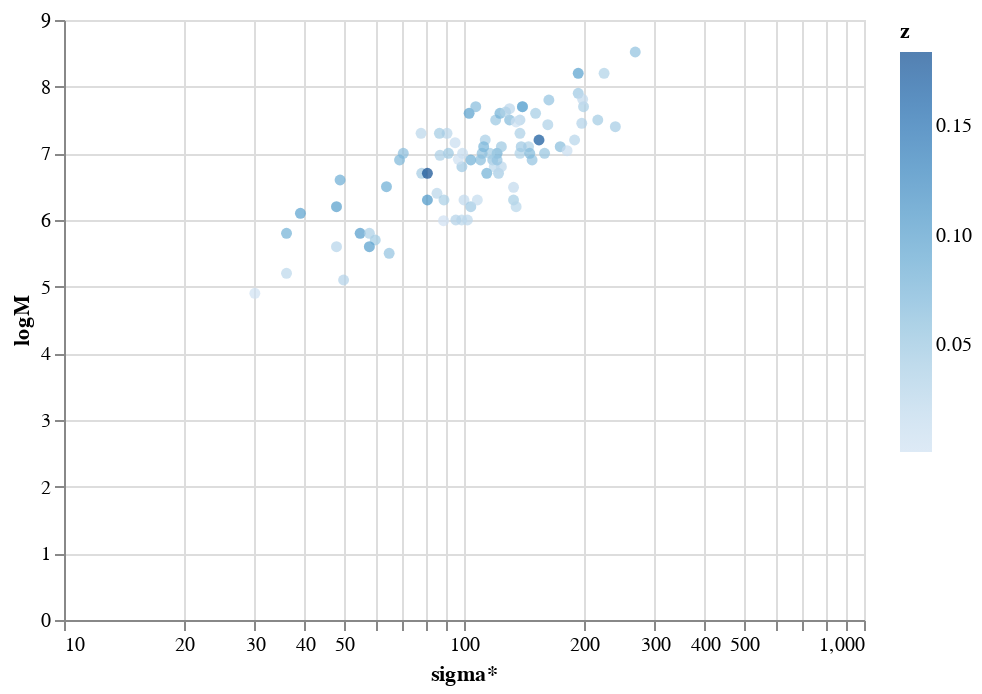

Notebook code cell kept with this figure:
### Markdown cell above
And now, we will add some color according to the values of another feature.

### Code cell
alt.Chart(df).mark_point(filled=True).encode(
    alt.X('sigma*', scale=alt.Scale(type='log', base=10)),
    alt.Y('logM'),
    color = 'z'
)

### Figure 1 — Vega-Lite specification as saved in the notebook (floating-point values rounded to 4 significant figures)
{"config": {"view": {"continuousWidth": 400, "continuousHeight": 300}}, "data": {"name": "data-54b58a4aa74e295879badff738f3e9c4"}, "mark": {"type": "point", "filled": true}, "encoding": {"color": {"type": "quantitative", "field": "z"}, "x": {"type": "quantitative", "field": "sigma*", "scale": {"base": 10, "type": "log"}}, "y": {"type": "quantitative", "field": "logM"}}, "$schema": "https://vega.github.io/schema/vega-lite/v4.8.1.json", "datasets": {"data-54b58a4aa74e295879badff738f3e9c4": [{"Name": "SDSS J000805.62+145023.4", "z": 0.0454, "sigma*": 140.0, "e_sigma*": 27.0, "n_sigma*": null, "FWHM": 7610.0, "e_FWHM": 380.0, "logL": 41.13, "e_logL": 0.04, "logM": 7.7, "E_logM": null, "e_logM": 0.1}, {"Name": "SDSS J004236.86-104921.8", "z": 0.0419, "sigma*": 78.4, "e_sigma*": 10.0, "n_sigma*": null, "FWHM": 1960.0, "e_FWHM": 97.0, "logL": 41.58, "e_logL": 0.14, "logM": 6.7, "E_logM": null, "e_logM": 0.1}, {"Name": "SDSS J011703.58+000027.3", "z": 0.0456, "sigma*": 98.8, "e_sigma*": 16.0, "n_sigma*": null, "FWHM": 2270.0, "e_FWHM": 110.0, "logL": 41.45, "e_logL": 0.08, "logM": 6.8, "E_logM": null, "e_logM": 0.1}, {"Name": "SDSS J020459.25-080816.0", "z": 0.0772, "sigma*": 121.0, "e_sigma*": 9.4, "n_sigma*": "a", "FWHM": 3720.0, "e_FWHM": 180.0, "logL": 41.13, "e_logL": 0.05, "logM": 7.0, "E_logM": null, "e_logM": 0.1}, {"Name": "SDSS J020615.99-001729.1", "z": 0.0426, "sigma*": 216.0, "e_sigma*": 30.0, "n_sigma*": null, "FWHM": 3860.0, "e_FWHM": 190.0, "logL": 41.91, "e_logL": 0.07, "logM": 7.5, "E_logM": null, "e_logM": 0.1}, {"Name": "SDSS J021011.49-090335.5", "z": 0.0414, "sigma*": 122.0, "e_sigma*": 12.0, "n_sigma*": "a", "FWHM": 2450.0, "e_FWHM": 120.0, "logL": 41.24, "e_logL": 0.07, "logM": 6.7, "E_logM": null, "e_logM": 0.1}, {"Name": "SDSS J021257.59+140610.1", "z": 0.0618, "sigma*": 174.0, "e_sigma*": 12.0, "n_sigma*": "a", "FWHM": 3080.0, "e_FWHM": 150.0, "logL": 41.58, "e_logL": 0.06, "logM": 7.1, "E_logM": null, "e_logM": 0.1}, {"Name": "SDSS J033013.26-053236.0", "z": 0.0131, "sigma*": 99.2, "e_sigma*": 11.0, "n_sigma*": null, "FWHM": 5160.0, "e_FWHM": 250.0, "logL": 40.45, "e_logL": 0.06, "logM": 7.0, "E_logM": null, "e_logM": 0.1}, {"Name": "SDSS J075057.25+353037.5", "z": 0.176, "sigma*": 154.0, "e_sigma*": 14.0, "n_sigma*": "a", "FWHM": 2970.0, "e_FWHM": 200.0, "logL": 41.63, "e_logL": 0.03, "logM": 7.2, "E_logM": null, "e_logM": 0.1}, {"Name": "SDSS J080243.39+310403.3", "z": 0.0409, "sigma*": 151.0, "e_sigma*": 17.0, "n_sigma*": null, "FWHM": 5360.0, "e_FWHM": 260.0, "logL": 41.67, "e_logL": 0.07, "logM": 7.6, "E_logM": null, "e_logM": 0.1}, {"Name": "SDSS J080538.66+261005.4", "z": 0.017, "sigma*": 100.0, "e_sigma*": 14.0, "n_sigma*": null, "FWHM": 3110.0, "e_FWHM": 150.0, "logL": 40.14, "e_logL": 0.04, "logM": 6.3, "E_logM": null, "e_logM": 0.2}, {"Name": "SDSS J082510.23+375919.7", "z": 0.0214, "sigma*": 98.7, "e_sigma*": 12.0, "n_sigma*": null, "FWHM": 1830.0, "e_FWHM": 91.0, "logL": 40.42, "e_logL": 0.04, "logM": 6.0, "E_logM": null, "e_logM": 0.1}, {"Name": "SDSS J083202.16+461425.7", "z": 0.0459, "sigma*": 104.0, "e_sigma*": 13.0, "n_sigma*": null, "FWHM": 1450.0, "e_FWHM": 72.0, "logL": 41.17, "e_logL": 0.08, "logM": 6.2, "E_logM": null, "e_logM": 0.1}, {"Name": "SDSS J083949.64+484701.4", "z": 0.0394, "sigma*": 133.0, "e_sigma*": 12.0, "n_sigma*": null, "FWHM": 1480.0, "e_FWHM": 73.0, "logL": 41.31, "e_logL": 0.08, "logM": 6.3, "E_logM": null, "e_logM": 0.2}, {"Name": "SDSS J085554.27+005110.9", "z": 0.0524, "sigma*": 118.0, "e_sigma*": 11.0, "n_sigma*": "a", "FWHM": 2910.0, "e_FWHM": 140.0, "logL": 41.27, "e_logL": 0.06, "logM": 6.9, "E_logM": null, "e_logM": 0.1}, {"Name": "SDSS J092438.88+560746.9", "z": 0.025, "sigma*": 135.0, "e_sigma*": 10.0, "n_sigma*": null, "FWHM": 1900.0, "e_FWHM": 94.0, "logL": 40.72, "e_logL": 0.07, "logM": 6.2, "E_logM": null, "e_logM": 0.4}, {"Name": "SDSS J093259.60+040506.0", "z": 0.059, "sigma*": 70.5, "e_sigma*": 6.7, "n_sigma*": "a", "FWHM": 3550.0, "e_FWHM": 170.0, "logL": 41.14, "e_logL": 0.05, "logM": 7.0, "E_logM": null, "e_logM": 0.1}, {"Name": "SDSS J093812.26+074340.0", "z": 0.0219, "sigma*": 119.0, "e_sigma*": 8.0, "n_sigma*": null, "FWHM": 3640.0, "e_FWHM": 180.0, "logL": 40.8, "e_logL": 0.05, "logM": 6.8, "E_logM": null, "e_logM": 0.1}, {"Name": "SDSS J094838.42+403043.7", "z": 0.047, "sigma*": 91.4, "e_sigma*": 16.0, "n_sigma*": null, "FWHM": 3020.0, "e_FWHM": 150.0, "logL": 41.46, "e_logL": 0.07, "logM": 7.0, "E_logM": null, "e_logM": 0.1}, {"Name": "SDSS J101912.57+635802.7", "z": 0.0414, "sigma*": 239.0, "e_sigma*": 13.0, "n_sigma*": null, "FWHM": 3630.0, "e_FWHM": 180.0, "logL": 41.74, "e_logL": 0.08, "logM": 7.4, "E_logM": null, "e_logM": 0.1}, {"Name": "SDSS J102044.43+013048.4", "z": 0.0962, "sigma*": 103.0, "e_sigma*": 8.8, "n_sigma*": "a", "FWHM": 5200.0, "e_FWHM": 250.0, "logL": 41.51, "e_logL": 0.04, "logM": 7.6, "E_logM": null, "e_logM": 0.1}, {"Name": "SDSS J110640.20+051905.6", "z": 0.0913, "sigma*": 140.0, "e_sigma*": 15.0, "n_sigma*": "a", "FWHM": 5830.0, "e_FWHM": 290.0, "logL": 41.65, "e_logL": 0.04, "logM": 7.7, "E_logM": null, "e_logM": 0.1}, {"Name": "SDSS J112536.16+542257.1", "z": 0.0206, "sigma*": 124.0, "e_sigma*": 12.0, "n_sigma*": null, "FWHM": 2950.0, "e_FWHM": 140.0, "logL": 41.17, "e_logL": 0.08, "logM": 6.8, "E_logM": null, "e_logM": 0.1}, {"Name": "SDSS J112841.00+575006.5", "z": 0.0513, "sigma*": 159.0, "e_sigma*": 18.0, "n_sigma*": "a", "FWHM": 2660.0, "e_FWHM": 130.0, "logL": 41.66, "e_logL": 0.09, "logM": 7.0, "E_logM": null, "e_logM": 0.1}, {"Name": "SDSS J120257.81+045045.0", "z": 0.0207, "sigma*": 102.0, "e_sigma*": 20.0, "n_sigma*": null, "FWHM": 2250.0, "e_FWHM": 110.0, "logL": 40.1, "e_logL": 0.06, "logM": 6.0, "E_logM": null, "e_logM": 0.1}, {"Name": "SDSS J120556.01+495956.1", "z": 0.0631, "sigma*": 107.0, "e_sigma*": 11.0, "n_sigma*": "a", "FWHM": 5610.0, "e_FWHM": 450.0, "logL": 41.57, "e_logL": 0.04, "logM": 7.7, "E_logM": null, "e_logM": 0.1}, {"Name": "SDSS J121607.09+504930.0", "z": 0.0308, "sigma*": 138.0, "e_sigma*": 13.0, "n_sigma*": null, "FWHM": 5580.0, "e_FWHM": 270.0, "logL": 41.3, "e_logL": 0.06, "logM": 7.5, "E_logM": null, "e_logM": 0.3}, {"Name": "SDSS J121754.97+583935.6", "z": 0.0233, "sigma*": 85.6, "e_sigma*": 14.0, "n_sigma*": null, "FWHM": 1970.0, "e_FWHM": 98.0, "logL": 40.92, "e_logL": 0.08, "logM": 6.4, "E_logM": null, "e_logM": 0.1}, {"Name": "SDSS J122324.13+024044.4", "z": 0.0236, "sigma*": 78.1, "e_sigma*": 15.0, "n_sigma*": null, "FWHM": 3880.0, "e_FWHM": 910.0, "logL": 41.62, "e_logL": 0.08, "logM": 7.3, "E_logM": null, "e_logM": 0.2}, {"Name": "SDSS J123237.48+662452.3", "z": 0.0468, "sigma*": 124.0, "e_sigma*": 9.0, "n_sigma*": null, "FWHM": 2620.0, "e_FWHM": 130.0, "logL": 41.86, "e_logL": 0.19, "logM": 7.1, "E_logM": null, "e_logM": 0.2}, {"Name": "SDSS J130620.97+531823.1", "z": 0.0237, "sigma*": 90.7, "e_sigma*": 11.0, "n_sigma*": null, "FWHM": 7620.0, "e_FWHM": 380.0, "logL": 40.58, "e_logL": 0.04, "logM": 7.3, "E_logM": null, "e_logM": 0.1}, {"Name": "SDSS J131305.80+012755.9", "z": 0.0294, "sigma*": 95.4, "e_sigma*": 13.0, "n_sigma*": null, "FWHM": 1590.0, "e_FWHM": 79.0, "logL": 40.62, "e_logL": 0.07, "logM": 6.0, "E_logM": null, "e_logM": 0.1}, {"Name": "SDSS J132249.21+545528.2", "z": 0.0653, "sigma*": 130.0, "e_sigma*": 13.0, "n_sigma*": "a", "FWHM": 4050.0, "e_FWHM": 200.0, "logL": 41.81, "e_logL": 0.07, "logM": 7.5, "E_logM": null, "e_logM": 0.1}, {"Name": "SDSS J132340.31-012749.2", "z": 0.0767, "sigma*": 114.0, "e_sigma*": 16.0, "n_sigma*": "a", "FWHM": 1910.0, "e_FWHM": 95.0, "logL": 41.55, "e_logL": 0.09, "logM": 6.7, "E_logM": null, "e_logM": 0.1}, {"Name": "SDSS J134952.84+020445.1", "z": 0.0328, "sigma*": 138.0, "e_sigma*": 13.0, "n_sigma*": null, "FWHM": 2590.0, "e_FWHM": 120.0, "logL": 41.62, "e_logL": 0.07, "logM": 7.0, "E_logM": null, "e_logM": 0.1}, {"Name": "SDSS J140018.42+050242.2", "z": 0.0342, "sigma*": 145.0, "e_sigma*": 14.0, "n_sigma*": null, "FWHM": 3340.0, "e_FWHM": 160.0, "logL": 41.23, "e_logL": 0.05, "logM": 7.1, "E_logM": null, "e_logM": 0.5}, {"Name": "SDSS J140514.87-025901.2", "z": 0.0542, "sigma*": 148.0, "e_sigma*": 15.0, "n_sigma*": "a", "FWHM": 2990.0, "e_FWHM": 140.0, "logL": 41.29, "e_logL": 0.06, "logM": 6.9, "E_logM": null, "e_logM": 0.3}, {"Name": "SDSS J141630.81+013708.0", "z": 0.0538, "sigma*": 121.0, "e_sigma*": 12.0, "n_sigma*": "a", "FWHM": 3180.0, "e_FWHM": 150.0, "logL": 41.1, "e_logL": 0.04, "logM": 6.9, "E_logM": null, "e_logM": 0.1}, {"Name": "SDSS J143452.45+483942.7", "z": 0.0365, "sigma*": 138.0, "e_sigma*": 15.0, "n_sigma*": null, "FWHM": 3210.0, "e_FWHM": 160.0, "logL": 41.84, "e_logL": 0.1, "logM": 7.3, "E_logM": null, "e_logM": 0.1}, {"Name": "SDSS J144629.97+500130.5", "z": 0.0427, "sigma*": 86.8, "e_sigma*": 19.0, "n_sigma*": null, "FWHM": 6450.0, "e_FWHM": 320.0, "logL": 40.73, "e_logL": 0.03, "logM": 7.3, "E_logM": null, "e_logM": 0.2}, {"Name": "SDSS J145706.80+494008.4", "z": 0.0134, "sigma*": 108.0, "e_sigma*": 11.0, "n_sigma*": null, "FWHM": 2270.0, "e_FWHM": 110.0, "logL": 40.46, "e_logL": 0.1, "logM": 6.3, "E_logM": null, "e_logM": 0.1}, {"Name": "SDSS J145901.35+611353.5", "z": 0.0388, "sigma*": 113.0, "e_sigma*": 13.0, "n_sigma*": null, "FWHM": 4140.0, "e_FWHM": 200.0, "logL": 41.18, "e_logL": 0.06, "logM": 7.2, "E_logM": null, "e_logM": 0.1}, {"Name": "SDSS J150556.55+034226.3", "z": 0.0359, "sigma*": 199.0, "e_sigma*": 18.0, "n_sigma*": "a", "FWHM": 4370.0, "e_FWHM": 210.0, "logL": 42.09, "e_logL": 0.1, "logM": 7.7, "E_logM": null, "e_logM": 0.1}, {"Name": "SDSS J150745.00+512710.2", "z": 0.0458, "sigma*": 139.0, "e_sigma*": 17.0, "n_sigma*": null, "FWHM": 3430.0, "e_FWHM": 170.0, "logL": 41.4, "e_logL": 0.04, "logM": 7.1, "E_logM": null, "e_logM": 0.1}, {"Name": "SDSS J150853.95-001148.9", "z": 0.0542, "sigma*": 163.0, "e_sigma*": 15.0, "n_sigma*": "a", "FWHM": 6190.0, "e_FWHM": 610.0, "logL": 41.51, "e_logL": 0.04, "logM": 7.8, "E_logM": null, "e_logM": 0.1}, {"Name": "SDSS J152515.18+601409.0", "z": 0.0783, "sigma*": 104.0, "e_sigma*": 11.0, "n_sigma*": "a", "FWHM": 2590.0, "e_FWHM": 120.0, "logL": 41.41, "e_logL": 0.09, "logM": 6.9, "E_logM": null, "e_logM": 0.1}, {"Name": "SDSS J155417.43+323837.8", "z": 0.0483, "sigma*": 120.0, "e_sigma*": 13.0, "n_sigma*": "a", "FWHM": 4200.0, "e_FWHM": 210.0, "logL": 41.86, "e_logL": 0.08, "logM": 7.5, "E_logM": null, "e_logM": 0.1}, {"Name": "SDSS J161156.31+521116.8", "z": 0.041, "sigma*": 116.0, "e_sigma*": 10.0, "n_sigma*": null, "FWHM": 3760.0, "e_FWHM": 180.0, "logL": 41.09, "e_logL": 0.04, "logM": 7.0, "E_logM": null, "e_logM": 0.3}, {"Name": "SDSS J161951.31+405847.2", "z": 0.0379, "sigma*": 89.1, "e_sigma*": 20.0, "n_sigma*": null, "FWHM": 1700.0, "e_FWHM": 85.0, "logL": 40.99, "e_logL": 0.07, "logM": 6.3, "E_logM": null, "e_logM": 0.1}, {"Name": "SDSS J170328.96+614109.9", "z": 0.0772, "sigma*": 123.0, "e_sigma*": 13.0, "n_sigma*": "a", "FWHM": 4300.0, "e_FWHM": 210.0, "logL": 41.92, "e_logL": 0.05, "logM": 7.6, "E_logM": null, "e_logM": 0.1}, {"Name": "SDSS J171550.49+593548.7", "z": 0.0657, "sigma*": 146.0, "e_sigma*": 13.0, "n_sigma*": "a", "FWHM": 3500.0, "e_FWHM": 170.0, "logL": 41.24, "e_logL": 0.05, "logM": 7.0, "E_logM": null, "e_logM": 0.1}, {"Name": "SDSS J212401.90-002158.7", "z": 0.0619, "sigma*": 110.0, "e_sigma*": 15.0, "n_sigma*": "a", "FWHM": 2620.0, "e_FWHM": 130.0, "logL": 41.41, "e_logL": 0.06, "logM": 6.9, "E_logM": null, "e_logM": 0.1}, {"Name": "SDSS J222435.29-001103.8", "z": 0.0581, "sigma*": 111.0, "e_sigma*": 19.0, "n_sigma*": "a", "FWHM": 2290.0, "e_FWHM": 1190.0, "logL": 41.83, "e_logL": 0.17, "logM": 7.0, "E_logM": null, "e_logM": 0.4}, {"Name": "SDSS J223000.37-094622.1", "z": 0.0727, "sigma*": 112.0, "e_sigma*": 13.0, "n_sigma*": "a", "FWHM": 3630.0, "e_FWHM": 180.0, "logL": 41.21, "e_logL": 0.04, "logM": 7.1, "E_logM": null, "e_logM": 0.1}, {"Name": "SDSS J232721.96+152437.3", "z": 0.0457, "sigma*": 193.0, "e_sigma*": 18.0, "n_sigma*": null, "FWHM": 7540.0, "e_FWHM": 750.0, "logL": 41.65, "e_logL": 0.06, "logM": 7.9, "E_logM": null, "e_logM": 0.1}, {"Name": "SDSS J235128.78+155259.0", "z": 0.0963, "sigma*": 193.0, "e_sigma*": 22.0, "n_sigma*": "a", "FWHM": 8240.0, "e_FWHM": 410.0, "logL": 41.87, "e_logL": 0.04, "logM": 8.2, "E_logM": null, "e_logM": 0.2}, {"Name": "SDSS J010712.03+140844.9", "z": 0.0768, "sigma*": 36.0, "e_sigma*": 6.0, "n_sigma*": "b", "FWHM": 880.0, "e_FWHM": 170.0, "logL": 42.57, "e_logL": 0.2, "logM": 5.8, "E_logM": null, "e_logM": 0.2}, {"Name": "SDSS J024912.86-081525.6", "z": 0.0294, "sigma*": 50.0, "e_sigma*": 4.0, "n_sigma*": "b", "FWHM": 840.0, "e_FWHM": 320.0, "logL": 41.93, "e_logL": 0.08, "logM": 5.1, "E_logM": null, "e_logM": 0.3}, {"Name": "SDSS J032515.59+003408.4", "z": 0.102, "sigma*": 55.0, "e_sigma*": 6.0, "n_sigma*": "b", "FWHM": 990.0, "e_FWHM": 49.0, "logL": 42.03, "e_logL": 0.12, "logM": 5.8, "E_logM": null, "e_logM": 0.1}, {"Name": "SDSS J080907.58+441641.4", "z": 0.0539, "sigma*": 65.0, "e_sigma*": 4.0, "n_sigma*": "b", "FWHM": 940.0, "e_FWHM": 180.0, "logL": 40.47, "e_logL": 0.04, "logM": 5.5, "E_logM": null, "e_logM": 0.8}, {"Name": "SDSS J082912.67+500652.3", "z": 0.0434, "sigma*": 60.0, "e_sigma*": 4.0, "n_sigma*": "b", "FWHM": 840.0, "e_FWHM": 41.0, "logL": 42.14, "e_logL": 0.06, "logM": 5.7, "E_logM": null, "e_logM": 0.1}, {"Name": "SDSS J101108.40+002908.7", "z": 0.1, "sigma*": 48.0, "e_sigma*": 7.0, "n_sigma*": "b", "FWHM": 1460.0, "e_FWHM": 72.0, "logL": 42.68, "e_logL": 0.19, "logM": 6.2, "E_logM": null, "e_logM": 0.3}, {"Name": "SDSS J101627.32-000714.5", "z": 0.0944, "sigma*": 39.0, "e_sigma*": 6.0, "n_sigma*": "b", "FWHM": 1520.0, "e_FWHM": 75.0, "logL": 42.57, "e_logL": 0.17, "logM": 6.1, "E_logM": null, "e_logM": 0.2}, {"Name": "SDSS J124035.81-002919.4", "z": 0.0809, "sigma*": 49.0, "e_sigma*": 7.0, "n_sigma*": "b", "FWHM": 1720.0, "e_FWHM": 85.0, "logL": 42.35, "e_logL": 0.11, "logM": 6.6, "E_logM": null, "e_logM": 0.6}, {"Name": "SDSS J125055.28-015556.6", "z": 0.0814, "sigma*": 64.0, "e_sigma*": 6.0, "n_sigma*": "b", "FWHM": 1980.0, "e_FWHM": 99.0, "logL": 42.75, "e_logL": 0.14, "logM": 6.5, "E_logM": null, "e_logM": 0.1}, {"Name": "SDSS J143450.62+033842.5", "z": 0.0282, "sigma*": 48.0, "e_sigma*": 7.0, "n_sigma*": "b", "FWHM": 1480.0, "e_FWHM": 73.0, "logL": 41.87, "e_logL": 0.16, "logM": 5.6, "E_logM": null, "e_logM": 0.1}, {"Name": "SDSS J170246.09+602818.9", "z": 0.0689, "sigma*": 69.0, "e_sigma*": 6.0, "n_sigma*": "b", "FWHM": 3270.0, "e_FWHM": 160.0, "logL": 42.67, "e_logL": 0.16, "logM": 6.9, "E_logM": null, "e_logM": 0.2}, {"Name": "SDSS J172759.15+542147.0", "z": 0.0995, "sigma*": 58.0, "e_sigma*": 7.0, "n_sigma*": "b", "FWHM": 810.0, "e_FWHM": 400.0, "logL": 42.19, "e_logL": 0.09, "logM": 5.6, "E_logM": null, "e_logM": 0.5}, {"Name": "SDSS J215658.30+110343.1", "z": 0.108, "sigma*": 81.0, "e_sigma*": 8.0, "n_sigma*": "b", "FWHM": 1430.0, "e_FWHM": 280.0, "logL": 41.22, "e_logL": 0.03, "logM": 6.3, "E_logM": null, "e_logM": 0.8}, {"Name": "SDSS J232159.06+000738.8", "z": 0.184, "sigma*": 81.0, "e_sigma*": 9.0, "n_sigma*": "b", "FWHM": 2520.0, "e_FWHM": 120.0, "logL": 42.96, "e_logL": 0.1, "logM": 6.7, "E_logM": null, "e_logM": 0.2}, {"Name": "SDSS J233837.10-002810.3", "z": 0.0356, "sigma*": 58.0, "e_sigma*": 4.0, "n_sigma*": "b", "FWHM": 1740.0, "e_FWHM": 86.0, "logL": 43.61, "e_logL": 0.13, "logM": 5.8, "E_logM": null, "e_logM": 0.1}, {"Name": "3C 120", "z": 0.033, "sigma*": 162.0, "e_sigma*": 24.0, "n_sigma*": "b", "FWHM": null, "e_FWHM": null, "logL": null, "e_logL": null, "logM": 7.43, "E_logM": 0.2, "e_logM": 0.25}, {"Name": "3C 390.3", "z": 0.0561, "sigma*": 268.0, "e_sigma*": 15.0, "n_sigma*": null, "FWHM": null, "e_FWHM": null, "logL": null, "e_logL": null, "logM": 8.52, "E_logM": 0.09, "e_logM": 0.12}, {"Name": "Akn 120", "z": 0.0323, "sigma*": 224.0, "e_sigma*": 15.0, "n_sigma*": null, "FWHM": null, "e_FWHM": null, "logL": null, "e_logL": null, "logM": 8.2, "E_logM": 0.05, "e_logM": 0.07}, {"Name": "Mrk 79", "z": 0.0222, "sigma*": 130.0, "e_sigma*": 10.0, "n_sigma*": null, "FWHM": null, "e_FWHM": null, "logL": null, "e_logL": null, "logM": 7.67, "E_logM": 0.11, "e_logM": 0.15}, {"Name": "Mrk 110", "z": 0.0353, "sigma*": 87.1, "e_sigma*": 12.0, "n_sigma*": null, "FWHM": null, "e_FWHM": null, "logL": null, "e_logL": null, "logM": 6.97, "E_logM": 0.11, "e_logM": 0.15}, {"Name": "Mrk 279", "z": 0.0305, "sigma*": 197.0, "e_sigma*": 12.0, "n_sigma*": null, "FWHM": null, "e_FWHM": null, "logL": null, "e_logL": null, "logM": 7.45, "E_logM": 0.12, "e_logM": 0.16}, {"Name": "Mrk 590", "z": 0.0264, "sigma*": 189.0, "e_sigma*": 5.7, "n_sigma*": null, "FWHM": null, "e_FWHM": null, "logL": null, "e_logL": null, "logM": 7.2, "E_logM": 0.11, "e_logM": 0.15}, {"Name": "Mrk 817", "z": 0.0315, "sigma*": 127.0, "e_sigma*": 12.0, "n_sigma*": null, "FWHM": null, "e_FWHM": null, "logL": null, "e_logL": null, "logM": 7.62, "E_logM": 0.08, "e_logM": 0.1}, {"Name": "NGC 3227", "z": 0.00386, "sigma*": 135.0, "e_sigma*": 3.8, "n_sigma*": null, "FWHM": null, "e_FWHM": null, "logL": null, "e_logL": null, "logM": 7.47, "E_logM": 0.24, "e_logM": 1.06}, {"Name": "NGC 3516", "z": 0.00884, "sigma*": 181.0, "e_sigma*": 4.9, "n_sigma*": "b", "FWHM": null, "e_FWHM": null, "logL": null, "e_logL": null, "logM": 7.04, "E_logM": 0.31, "e_logM": 0.39}, {"Name": "NGC 3783", "z": 0.00973, "sigma*": 95.0, "e_sigma*": 10.0, "n_sigma*": null, "FWHM": null, "e_FWHM": null, "logL": null, "e_logL": null, "logM": 7.16, "E_logM": 0.17, "e_logM": 0.23}, {"Name": "NGC 4051", "z": 0.00234, "sigma*": 88.9, "e_sigma*": 2.9, "n_sigma*": null, "FWHM": null, "e_FWHM": null, "logL": null, "e_logL": null, "logM": 5.99, "E_logM": 0.17, "e_logM": 0.2}, {"Name": "NGC 4151", "z": 0.00332, "sigma*": 96.8, "e_sigma*": 2.9, "n_sigma*": null, "FWHM": null, "e_FWHM": null, "logL": null, "e_logL": null, "logM": 6.91, "E_logM": 0.17, "e_logM": 0.29}, {"Name": "NGC 5548", "z": 0.0172, "sigma*": 198.0, "e_sigma*": 11.0, "n_sigma*": null, "FWHM": null, "e_FWHM": null, "logL": null, "e_logL": null, "logM": 7.81, "E_logM": 0.02, "e_logM": 0.02}, {"Name": "NGC 7469", "z": 0.0163, "sigma*": 133.0, "e_sigma*": 4.8, "n_sigma*": null, "FWHM": null, "e_FWHM": null, "logL": null, "e_logL": null, "logM": 6.49, "E_logM": 0.16, "e_logM": 0.27}, {"Name": "POX 52", "z": 0.0218, "sigma*": 36.0, "e_sigma*": 5.0, "n_sigma*": null, "FWHM": null, "e_FWHM": null, "logL": null, "e_logL": null, "logM": 5.2, "E_logM": null, "e_logM": 0.3}, {"Name": "NGC 4395", "z": 0.000947, "sigma*": 30.0, "e_sigma*": 5.0, "n_sigma*": null, "FWHM": null, "e_FWHM": null, "logL": null, "e_logL": null, "logM": 4.9, "E_logM": null, "e_logM": 0.4}]}}
